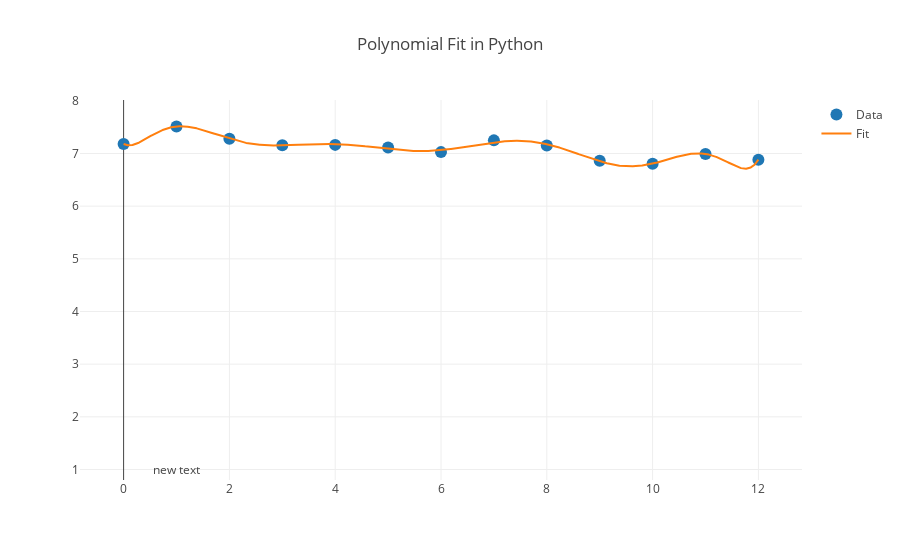

The code cell stored with this chart in its notebook:
### Code cell
x = np.array(tuple(range(0,13)))
y = np.array(US_Data_LL)
z = np.polyfit(x, y, 10)
f = np.poly1d(z)
x_new = np.linspace(0, 12, 3270)
y_new = f(x_new)
print("The interpolated y-values are:\n", y_new)
print("Total:", len(y_new), "datapoints generated for this specific diagram.")
trace1 = go.Scatter(
    x=x,
    y=y,
    mode='markers',
    name='Data',
    marker=dict(
        size=12))
trace2 = go.Scatter(
    x=x_new,
    y=y_new,
    mode='lines',
    name='Fit')
annotation = go.Annotation(
    x=1,
    y=1,
    showarrow=False)
layout = go.Layout(title='Polynomial Fit in Python',
                   annotations=[annotation])
data = [trace1, trace2]
fig = go.Figure(data=data, layout=layout)
iplot(fig)

### Figure 1 — Plotly figure (JSON) as saved in the notebook; plotly's stock layout.template omitted (floating-point values rounded to 4 significant figures; data arrays with more than 128 entries replaced by an {"elided": "..."} marker saying what was removed)
{"data": [{"marker": {"size": 12}, "mode": "markers", "name": "Data", "type": "scatter", "uid": "e46fb128-eae1-4b81-8421-38cf8d0c1796", "x": [0, 1, 2, 3, 4, 5, 6, 7, 8, 9, 10, 11, 12], "y": [7.182, 7.513, 7.28, 7.158, 7.164, 7.115, 7.026, 7.249, 7.151, 6.864, 6.804, 6.992, 6.883]}, {"mode": "lines", "name": "Fit", "type": "scatter", "uid": "d56675c2-81f1-4eb9-8ace-44092ba715ce", "x": {"elided": "3270 float values"}, "y": {"elided": "3270 float values"}}], "layout": {"annotations": [{"showarrow": false, "x": 1, "y": 1}], "title": {"text": "Polynomial Fit in Python"}}}
